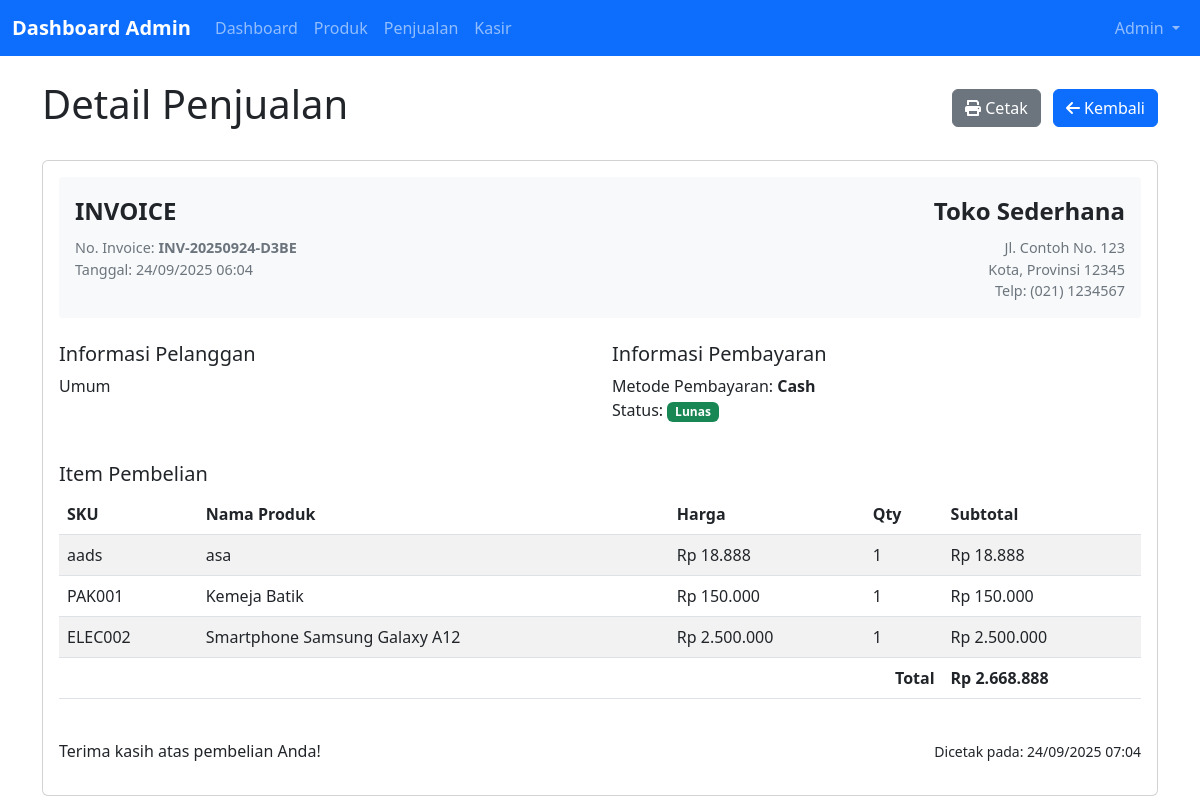
Page /sale_detail.php?id=1 (signed in) on the committed database.
### tables this page shows
CREATE TABLE `sales` (
  `id` int(11) NOT NULL,
  `invoice_no` varchar(20) NOT NULL,
  `customer_id` int(11) DEFAULT NULL,
  `total_amount` decimal(10,2) NOT NULL,
  `total_items` int(11) NOT NULL,
  `pembayaran_method` varchar(20) NOT NULL,
  `created_at` timestamp NOT NULL DEFAULT current_timestamp()
);

CREATE TABLE `sale_items` (
  `id` int(11) NOT NULL,
  `sale_id` int(11) NOT NULL,
  `product_id` int(11) NOT NULL,
  `qty` int(11) NOT NULL,
  `price` decimal(10,2) NOT NULL,
  `subtotal` decimal(10,2) NOT NULL
);

CREATE TABLE `products` (
  `id` int(11) NOT NULL,
  `sku` varchar(50) NOT NULL,
  `nama` varchar(100) NOT NULL,
  `category_id` int(11) DEFAULT NULL,
  `deskripsi` text DEFAULT NULL,
  `harga_jual` decimal(10,2) NOT NULL,
  `harga_beli` decimal(10,2) DEFAULT NULL,
  `stok` int(11) NOT NULL DEFAULT 0,
  `gambar_path` varchar(255) DEFAULT NULL,
  `created_at` timestamp NOT NULL DEFAULT current_timestamp(),
  `updated_at` timestamp NOT NULL DEFAULT current_timestamp() ON UPDATE current_timestamp()
);

### sale_detail.php (the view, shortened to what this page needs)
<?php
require_once 'koneksi.php';
$sale_id = $_GET['id'];
$stmt = $conn->prepare("SELECT s.*, c.nama as customer_nama, c.email, c.telepon, c.alamat
                        FROM sales s
                        LEFT JOIN customers c ON s.customer_id = c.id
                        WHERE s.id = ?");
$stmt->bind_param("i", $sale_id);
$stmt->execute();
$result = $stmt->get_result();
$sale = $result->fetch_assoc();
$stmt = $conn->prepare("SELECT si.*, p.nama as product_nama, p.sku
                        FROM sale_items si
                        JOIN products p ON si.product_id = p.id
                        WHERE si.sale_id = ?");
$stmt->bind_param("i", $sale_id);
$stmt->execute();
$items_result = $stmt->get_result();
?>
<!DOCTYPE html>
<html lang="id">
<head>
    <link href="https://cdn.jsdelivr.net/npm/bootstrap@5.3.0/dist/css/bootstrap.min.css" rel="stylesheet">
</head>
<body>
    <nav class="navbar navbar-expand-lg navbar-dark bg-primary no-print">
        <div class="container-fluid">
            <a class="navbar-brand" href="admin_dashboard.php">Dashboard Admin</a>
            <div class="collapse navbar-collapse" id="navbarNav">
                <ul class="navbar-nav me-auto">
                    <li class="nav-item">
                        <a class="nav-link" href="admin_dashboard.php">Dashboard</a>
                    </li>
                    <li class="nav-item">
                        <a class="nav-link" href="products.php">Produk</a>
                    </li>
                    <li class="nav-item">
                        <a class="nav-link" href="sales_list.php">Penjualan</a>
                    </li>
                    <li class="nav-item">
                        <a class="nav-link" href="pos.php">Kasir</a>
                    </li>
                </ul>
                <ul class="navbar-nav">
                    <li class="nav-item dropdown">
                        <a class="nav-link dropdown-toggle" href="#" id="navbarDropdown" role="button" data-bs-toggle="dropdown">
                            <?php echo $_SESSION['admin_name']; ?>
                        </a>
                    </li>
                </ul>
            </div>
        </div>
    </nav>
    <div class="container mt-4">
        <div class="row mb-4 no-print">
            <div class="col-12">
                <div class="d-flex justify-content-between align-items-center">
                    <h1>Detail Penjualan</h1>
                    <div>
                        <button class="btn btn-secondary me-2" onclick="window.print()">
                            <i class="fas fa-print"></i> Cetak
                        </button>
                        <a href="sales_list.php" class="btn btn-primary">
                            <i class="fas fa-arrow-left"></i> Kembali
                        </a>
                    </div>
                </div>
            </div>
        </div>
        <div class="card">
            <div class="card-body">
                <div class="invoice-header">
                    <div class="row">
                        <div class="col-md-6">
                            <div class="invoice-title">INVOICE</div>
                            <div class="invoice-details">
                                <div>No. Invoice: <strong><?php echo $sale['invoice_no']; ?></strong></div>
                                <div>Tanggal: <?php echo date('d/m/Y H:i', strtotime($sale['created_at'])); ?></div>
                            </div>
                        </div>
                        <div class="col-md-6 text-md-end">
                            <div class="invoice-title">Toko Sederhana</div>
                            <div class="invoice-details">
                                <div>Jl. Contoh No. 123</div>
                                <div>Kota, Provinsi 12345</div>
                                <div>Telp: (021) 1234567</div>
                            </div>
                        </div>
                    </div>
                </div>
                <div class="row mb-4">
                    <div class="col-md-6">
                        <h5>Informasi Pelanggan</h5>
                        <?php if (!empty($sale['customer_nama'])): ?>
                            <p>
                                <strong><?php echo $sale['customer_nama']; ?></strong><br>
                                <?php if (!empty($sale['email'])): ?>
                                    Email: <?php echo $sale['email']; ?><br>
                                <?php endif; ?>
                                <?php if (!empty($sale['telepon'])): ?>
                                    Telepon: <?php echo $sale['telepon']; ?><br>
                                <?php endif; ?>
                                <?php if (!empty($sale['alamat'])): ?>
                                    Alamat: <?php echo nl2br($sale['alamat']); ?>
                                <?php endif; ?>
                            </p>
                        <?php else: ?>
                            <p>Umum</p>
                        <?php endif; ?>
                    </div>
                    <div class="col-md-6">
                        <h5>Informasi Pembayaran</h5>
                        <p>
                            Metode Pembayaran: <strong><?php echo ucfirst($sale['pembayaran_method']); ?></strong><br>
                            Status: <span class="badge bg-success">Lunas</span>
                        </p>
                    </div>
                </div>
                <h5>Item Pembelian</h5>
                <div class="table-responsive mb-4">
                    <table class="table table-striped">
                        <thead>
                            <tr>
                                <th>SKU</th>
                                <th>Nama Produk</th>
                                <th>Harga</th>
                                <th>Qty</th>
                                <th>Subtotal</th>
                            </tr>
                        </thead>
                        <tbody>
                            <?php while ($item = $items_result->fetch_assoc()): ?>
                                <tr>
                                    <td><?php echo $item['sku']; ?></td>
                                    <td><?php echo $item['product_nama']; ?></td>
                                    <td>Rp <?php echo number_format($item['price'], 0, ',', '.'); ?></td>
                                    <td><?php echo $item['qty']; ?></td>
                                    <td>Rp <?php echo number_format($item['subtotal'], 0, ',', '.'); ?></td>
                                </tr>
                            <?php endwhile; ?>
                        </tbody>
                        <tfoot>
                            <tr>
                                <td colspan="4" class="text-end"><strong>Total</strong></td>
                                <td><strong>Rp <?php echo number_format($sale['total_amount'], 0, ',', '.'); ?></strong></td>
                            </tr>
                        </tfoot>
                    </table>
                </div>
                <div class="row">
                    <div class="col-md-6">
                        <p>Terima kasih atas pembelian Anda!</p>
                    </div>
                    <div class="col-md-6 text-md-end">
                        <p>
                            <small>Dicetak pada: <?php echo date('d/m/Y H:i'); ?></small>
                        </p>
                    </div>
                </div>
            </div>
        </div>
    </div>
</body>
</html>

### sale_detail.php (style rules this page uses)
.navbar-brand { font-weight: bold; }
.invoice-header { background-color: #f8f9fa; border-radius: 0.25rem; padding: 1rem; margin-bottom: 1.5rem; }
.invoice-title { font-size: 1.5rem; font-weight: bold; margin-bottom: 0.5rem; }
.invoice-details { font-size: 0.9rem; color: #6c757d; }

### rows in the picture
sales: invoice_no "INV-20250924-D3BE", created_at "24/09/2025 06:04", pembayaran_method "Cash", total_amount "2.668.888"
sale_items: product.sku "aads", product.nama "asa", price "18.888", qty "1", subtotal "18.888"
sale_items: product.sku "PAK001", product.nama "Kemeja Batik", price "150.000", qty "1", subtotal "150.000"
sale_items: product.sku "ELEC002", product.nama "Smartphone Samsung Galaxy A12", price "2.500.000", qty "1", subtotal "2.500.000"

### other values in the picture
$_SESSION['admin_name'] "Admin"
